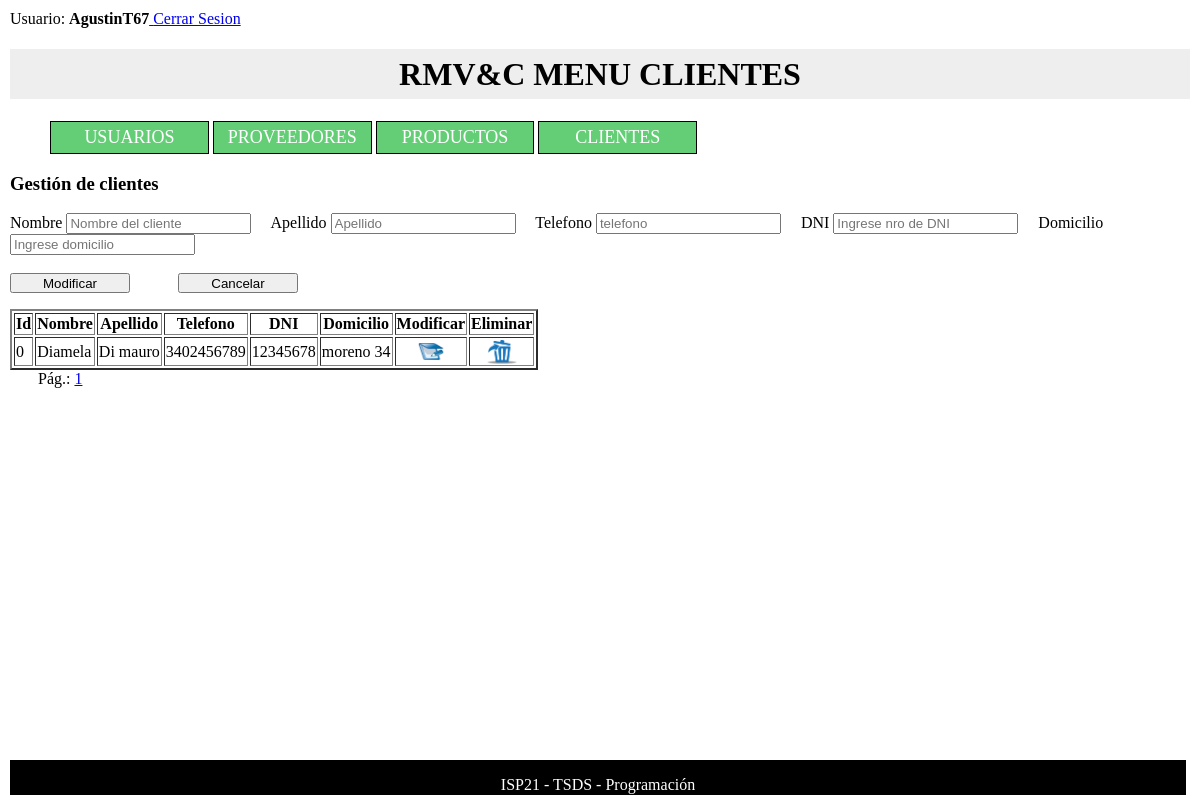
/clientes.php?mod=0 (signed in), run on the app's committed database.
### tables this page shows
CREATE TABLE `clientes` (
  `ID` int(4) NOT NULL,
  `Nombre` text NOT NULL,
  `Apellido` text NOT NULL,
  `Telefono` varchar(15) NOT NULL,
  `dni` varchar(8) NOT NULL,
  `domicilio` varchar(32) NOT NULL
);

### clientes.php (the view, shortened to what this page needs)
<?php
	include ("verifica_sesion.php");
	include ("conectar.php");
	$rango_pag=5;
	if (isset($_GET["pagina"])) {
		if ($_GET["pagina"]==1) {
			header("location:clientes.php");
	    } else {
		$pagina=$_GET["pagina"];
		}
	} else {
		$pagina=1;
	}
	$desde = ($pagina-1)*$rango_pag;
	$sql="select * from clientes";
	$resultado = mysqli_query($conexion, $sql);
	$cant_registros = mysqli_num_rows($resultado);
	$cant_pag = ceil($cant_registros/$rango_pag);
	$sql = "select * from clientes limit $desde, $rango_pag";
	$mostrar = mysqli_query($conexion, $sql);
?>
<html>
<head>
	<link href="estilo.css" rel="stylesheet" type="text/css">
</head>
<body>
	<header>
		<H1> RMV&C MENU CLIENTES </H1>
	</header>
	<nav>
		<ul>
		  <li>  <a href="usuarios.php"> USUARIOS </a> </li>
		  <li>  <a href="proveedores.php"> PROVEEDORES </a> </li>
		  <li>  <a href="productos.php"> PRODUCTOS </a> </li>
		  <li>  <a href="clientes.php"> CLIENTES </a> </li>
		</ul>
	</nav>
	<section>
		<form action="clientes.php" method="post">
		  <H3> Gestión de clientes </H3>
		  Nombre <input type="text" name="nombre" placeholder="Nombre del cliente" autofocus required></input>
          &nbsp;&nbsp;&nbsp;
		  Apellido <input type="text" name="apellido" placeholder="Apellido" required></input>
          &nbsp;&nbsp;&nbsp;
		  Telefono <input type="tel" name="telefono" placeholder="telefono" required></input>
		  &nbsp;&nbsp;&nbsp;
		  DNI <input type="text" name="dni" placeholder="Ingrese nro de DNI" autofocus required></input>
          &nbsp;&nbsp;&nbsp;
		  Domicilio <input type="text" name="domicilio" placeholder="Ingrese domicilio" autofocus required></input>
		  <br><br>
		  <input type="submit"
		  name="<?php if(isset($_GET['mod'])) echo 'actualizar'; else echo 'insertar';?>"
		  value="<?php if(isset($_GET['mod'])) echo 'Modificar'; else echo 'Crear';?>"
		  style='width:120px;height:20px'>
		  <input type="button" name="cancelar" value="Cancelar" style='width:120px;height:20px' onClick="window.location.href = 'clientes.php'">
		</form>
		  <table border="2">
			<tr>
				<th>Id</th>
				<th>Nombre</th>
				<th>Apellido</th>
				<th>Telefono</th>
				<th>DNI</th>
				<th>Domicilio</th>
				<th>Modificar</th>
				<th>Eliminar</th>
			</tr>
		  <?php
			while ($fila=mysqli_fetch_assoc($mostrar)){
				echo "<tr>
						<td>".$fila['ID']."</td>
						<td>".$fila['Nombre']."</td>
						<td>".$fila['Apellido']."</td>
						<td>".$fila['Telefono']."</td>
						<td>".$fila['dni']."</td>
						<td>".$fila['domicilio']."</td>
						<td><center><a href='clientes.php?mod=".$fila['ID']."'><img src='modificar.jpg' width='30' height='25'></a></center></td>
						<td><center><a href=\"javascript:preguntar('".$fila['ID']."')\"><img src='eliminar.png' width='30'
					  </tr>";
			}
		  ?>
		  </table>
		  <?php
			echo "&nbsp;&nbsp;&nbsp;&nbsp;&nbsp;&nbsp;&nbsp;"."Pág.:  ";
			for ($i=1 ; $i<=$cant_pag ; $i++) {
				echo "<a href='?pagina=".$i."'>".$i."</a>  " ;
			}
		  ?>
	</section>
	<footer>
		<p> ISP21 - TSDS - Programación </p>
	</footer>
</body>
</html>

### estilo.css (style rules this page uses)
html { min-height: 100%; position: relative; }
body { margin: 10; margin-bottom: 40px; }
header { background-color: rgb(125, 204, 109); text-align: center; }
footer { background-color: black; position: absolute; bottom: 5; width: 98%; height: 35px; color: white; }
footer p { text-align: center; }
h1 { height: 50px; background-color: #EEE; display:flex; justify-content: center; align-items: center; }
nav a { text-decoration:none; color:inherit; font-size:18px; }
nav li { display:inline-block; width: 12%; padding:5px 10px; background-color:rgb(100, 206, 118); border:1px solid #000; text-align:center; color:#fff; }

### data on the page
clientes: ID "0", Nombre "Diamela", Apellido "Di mauro", Telefono "3402456789", dni "12345678", domicilio "moreno 34"

### other printed values
$_SESSION["logueado"] "AgustinT67"
